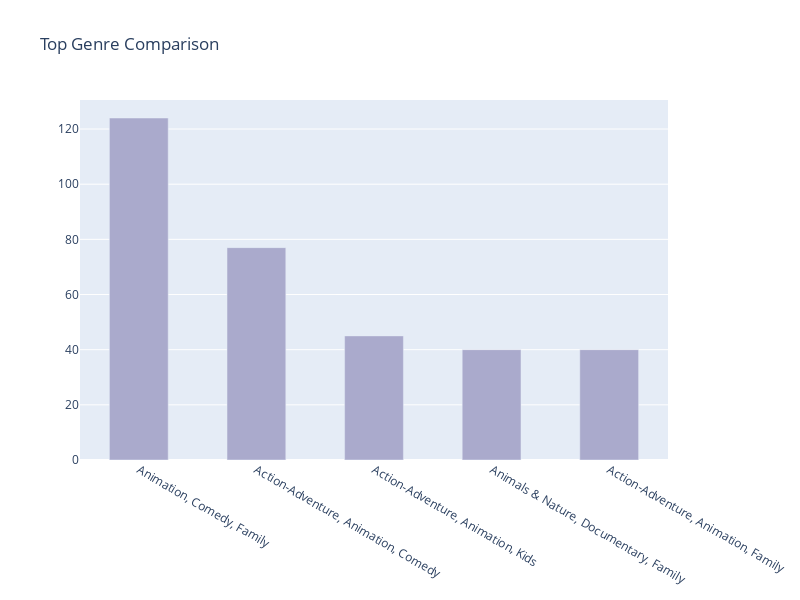

This figure's notebook cell:
### Code cell
from plotly.subplots import make_subplots
import plotly.graph_objects as go
import psycopg2
import pandas as pd

try:
    dbConnection = psycopg2.connect( #Connect to PostgreSQL
        user = "postgres",
        password = "1234567",
        host = "127.0.0.1",
        port = "5432",
        database = "dap_db")
    dbConnection.set_isolation_level(0) #For Autocommit
    dbCursor = dbConnection.cursor() #Mshow_iddleware to allow connection for executing SQL queries.
    dbCursor.execute("select exists(select * from pg_database where datname='dap_db')")
    
    colors = {'B': '#aaaacc'}
    
    ##TOP Genre query 
    
    top_genere_hotstar="select count(show_id) as show_count,listed_in from public.disney_hotstar  where listed_in != 'nan' group by listed_in order by show_count desc limit 5"
    hotstar_genre_count = pd.read_sql_query(top_genere_hotstar,con=dbConnection)
        
    fig = make_subplots(rows=1, cols=1)
    fig.add_trace(
        go.Bar(x = [i for i in hotstar_genre_count.listed_in],y = [i for i in hotstar_genre_count.show_count],name = 'hotstar',width=.5,marker={'color': colors['B']}))
    fig.update_layout(height=600, width=800, title_text="Top Genre Comparison")
    fig.show()
    
    
except (Exception , psycopg2.Error) as dbError : #Error Handling
    print ("Error while connecting to PostgreSQL:", dbError)

### Figure 1 — Plotly figure (JSON) as saved in the notebook; plotly's stock layout.template omitted (floating-point values rounded to 4 significant figures)
{"data": [{"marker": {"color": "#aaaacc"}, "name": "hotstar", "type": "bar", "width": 0.5, "x": ["Animation, Comedy, Family", "Action-Adventure, Animation, Comedy", "Action-Adventure, Animation, Kids", "Animals & Nature, Documentary, Family", "Action-Adventure, Animation, Family"], "y": [124, 77, 45, 40, 40]}], "layout": {"height": 600, "title": {"text": "Top Genre Comparison"}, "width": 800, "xaxis": {"anchor": "y", "domain": [0, 1]}, "yaxis": {"anchor": "x", "domain": [0, 1]}}}
